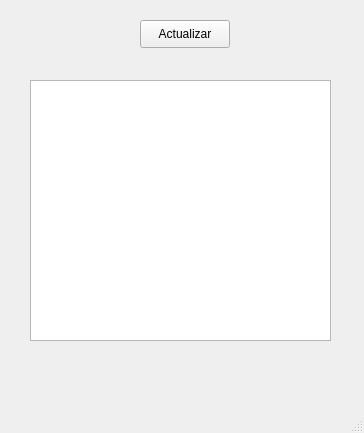
<?xml version="1.0" encoding="UTF-8"?>
<ui version="4.0">
 <class>task</class>
 <widget class="QMainWindow" name="task">
  <property name="geometry">
   <rect>
    <x>0</x>
    <y>0</y>
    <width>364</width>
    <height>433</height>
   </rect>
  </property>
  <property name="windowTitle">
   <string>MainWindow</string>
  </property>
  <widget class="QWidget" name="centralwidget">
   <widget class="QListWidget" name="listWidget">
    <property name="geometry">
     <rect>
      <x>30</x>
      <y>80</y>
      <width>301</width>
      <height>261</height>
     </rect>
    </property>
   </widget>
   <widget class="QPushButton" name="pushButton">
    <property name="geometry">
     <rect>
      <x>140</x>
      <y>20</y>
      <width>90</width>
      <height>28</height>
     </rect>
    </property>
    <property name="text">
     <string>Actualizar</string>
    </property>
   </widget>
  </widget>
  <widget class="QMenuBar" name="menubar">
   <property name="geometry">
    <rect>
     <x>0</x>
     <y>0</y>
     <width>364</width>
     <height>22</height>
    </rect>
   </property>
  </widget>
  <widget class="QStatusBar" name="statusbar"/>
 </widget>
 <resources/>
 <connections/>
</ui>
